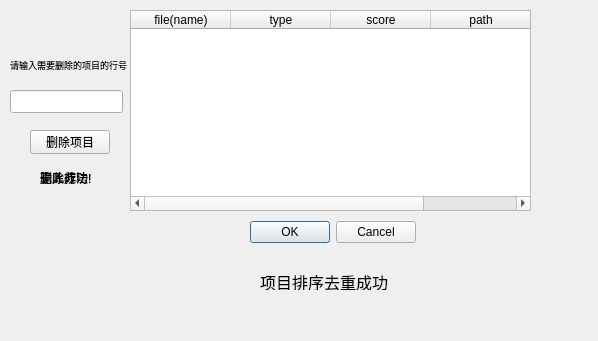
<?xml version="1.0" encoding="UTF-8"?>
<ui version="4.0">
 <class>ProjectScoreManage</class>
 <widget class="QWidget" name="ProjectScoreManage">
  <property name="geometry">
   <rect>
    <x>0</x>
    <y>0</y>
    <width>598</width>
    <height>341</height>
   </rect>
  </property>
  <property name="windowTitle">
   <string>Form</string>
  </property>
  <widget class="QLabel" name="label_2">
   <property name="geometry">
    <rect>
     <x>220</x>
     <y>10</y>
     <width>101</width>
     <height>41</height>
    </rect>
   </property>
   <property name="text">
    <string>&lt;html&gt;&lt;head/&gt;&lt;body&gt;&lt;p&gt;&lt;span style=&quot; font-size:18pt;&quot;&gt;成绩管理&lt;/span&gt;&lt;/p&gt;&lt;/body&gt;&lt;/html&gt;</string>
   </property>
  </widget>
  <widget class="QLabel" name="label">
   <property name="geometry">
    <rect>
     <x>160</x>
     <y>60</y>
     <width>91</width>
     <height>20</height>
    </rect>
   </property>
   <property name="text">
    <string>1.设置项目成绩</string>
   </property>
  </widget>
  <widget class="QPushButton" name="ProjectPath">
   <property name="geometry">
    <rect>
     <x>290</x>
     <y>60</y>
     <width>161</width>
     <height>24</height>
    </rect>
   </property>
   <property name="text">
    <string>点击挑选项目所在的路径</string>
   </property>
  </widget>
  <widget class="QLabel" name="label_3">
   <property name="geometry">
    <rect>
     <x>160</x>
     <y>90</y>
     <width>121</width>
     <height>20</height>
    </rect>
   </property>
   <property name="text">
    <string>2.查看现有项目及成绩</string>
   </property>
  </widget>
  <widget class="QLabel" name="label_4">
   <property name="geometry">
    <rect>
     <x>160</x>
     <y>110</y>
     <width>151</width>
     <height>16</height>
    </rect>
   </property>
   <property name="text">
    <string>修改项目(删除,修改成绩)</string>
   </property>
  </widget>
  <widget class="QPushButton" name="ViewProjects">
   <property name="geometry">
    <rect>
     <x>300</x>
     <y>90</y>
     <width>80</width>
     <height>31</height>
    </rect>
   </property>
   <property name="text">
    <string>查看项目</string>
   </property>
  </widget>
  <widget class="QLabel" name="label_6">
   <property name="geometry">
    <rect>
     <x>160</x>
     <y>140</y>
     <width>131</width>
     <height>20</height>
    </rect>
   </property>
   <property name="text">
    <string>3.项目排序及去重</string>
   </property>
  </widget>
  <widget class="QPushButton" name="pushButton">
   <property name="geometry">
    <rect>
     <x>290</x>
     <y>140</y>
     <width>131</width>
     <height>24</height>
    </rect>
   </property>
   <property name="text">
    <string>项目排序及去重</string>
   </property>
  </widget>
  <widget class="QDialogButtonBox" name="SetProjectYorN">
   <property name="geometry">
    <rect>
     <x>250</x>
     <y>220</y>
     <width>166</width>
     <height>24</height>
    </rect>
   </property>
   <property name="standardButtons">
    <set>QDialogButtonBox::Cancel|QDialogButtonBox::Ok</set>
   </property>
  </widget>
  <widget class="QTableWidget" name="Widget1">
   <property name="geometry">
    <rect>
     <x>130</x>
     <y>10</y>
     <width>401</width>
     <height>201</height>
    </rect>
   </property>
   <column>
    <property name="text">
     <string>file(name)</string>
    </property>
    <property name="foreground">
     <brush brushstyle="NoBrush">
      <color alpha="255">
       <red>255</red>
       <green>170</green>
       <blue>0</blue>
      </color>
     </brush>
    </property>
   </column>
   <column>
    <property name="text">
     <string>type</string>
    </property>
    <property name="foreground">
     <brush brushstyle="NoBrush">
      <color alpha="255">
       <red>255</red>
       <green>0</green>
       <blue>0</blue>
      </color>
     </brush>
    </property>
   </column>
   <column>
    <property name="text">
     <string>score</string>
    </property>
    <property name="foreground">
     <brush brushstyle="NoBrush">
      <color alpha="255">
       <red>255</red>
       <green>0</green>
       <blue>0</blue>
      </color>
     </brush>
    </property>
   </column>
   <column>
    <property name="text">
     <string>path</string>
    </property>
    <property name="foreground">
     <brush brushstyle="NoBrush">
      <color alpha="255">
       <red>255</red>
       <green>0</green>
       <blue>0</blue>
      </color>
     </brush>
    </property>
   </column>
  </widget>
  <widget class="QLabel" name="label_7">
   <property name="geometry">
    <rect>
     <x>10</x>
     <y>40</y>
     <width>261</width>
     <height>51</height>
    </rect>
   </property>
   <property name="text">
    <string>&lt;html&gt;&lt;head/&gt;&lt;body&gt;&lt;p&gt;&lt;span style=&quot; font-size:7pt;&quot;&gt;请输入需要删除的项目的行号&lt;/span&gt;&lt;/p&gt;&lt;/body&gt;&lt;/html&gt;</string>
   </property>
  </widget>
  <widget class="QLineEdit" name="deleteproject">
   <property name="geometry">
    <rect>
     <x>10</x>
     <y>90</y>
     <width>113</width>
     <height>23</height>
    </rect>
   </property>
  </widget>
  <widget class="QPushButton" name="pushButton_2">
   <property name="geometry">
    <rect>
     <x>30</x>
     <y>130</y>
     <width>80</width>
     <height>24</height>
    </rect>
   </property>
   <property name="text">
    <string>删除项目</string>
   </property>
  </widget>
  <widget class="QLabel" name="deletefalse_1">
   <property name="geometry">
    <rect>
     <x>40</x>
     <y>170</y>
     <width>54</width>
     <height>16</height>
    </rect>
   </property>
   <property name="text">
    <string>输入非法!</string>
   </property>
  </widget>
  <widget class="QLabel" name="deleteproject_true">
   <property name="geometry">
    <rect>
     <x>40</x>
     <y>170</y>
     <width>54</width>
     <height>16</height>
    </rect>
   </property>
   <property name="text">
    <string>删除成功!</string>
   </property>
  </widget>
  <widget class="QLabel" name="deletefalse_2">
   <property name="geometry">
    <rect>
     <x>40</x>
     <y>170</y>
     <width>54</width>
     <height>16</height>
    </rect>
   </property>
   <property name="text">
    <string>无此行!</string>
   </property>
  </widget>
  <widget class="QLabel" name="projectpaixu">
   <property name="geometry">
    <rect>
     <x>260</x>
     <y>270</y>
     <width>131</width>
     <height>20</height>
    </rect>
   </property>
   <property name="text">
    <string>&lt;html&gt;&lt;head/&gt;&lt;body&gt;&lt;p&gt;&lt;span style=&quot; font-size:12pt;&quot;&gt;项目排序去重成功&lt;/span&gt;&lt;/p&gt;&lt;/body&gt;&lt;/html&gt;</string>
   </property>
  </widget>
 </widget>
 <resources/>
 <connections>
  <connection>
   <sender>ProjectPath</sender>
   <signal>clicked()</signal>
   <receiver>ProjectScoreManage</receiver>
   <slot>slot1()</slot>
   <hints>
    <hint type="sourcelabel">
     <x>414</x>
     <y>81</y>
    </hint>
    <hint type="destinationlabel">
     <x>419</x>
     <y>96</y>
    </hint>
   </hints>
  </connection>
  <connection>
   <sender>pushButton_2</sender>
   <signal>clicked()</signal>
   <receiver>ProjectScoreManage</receiver>
   <slot>deleteproject()</slot>
   <hints>
    <hint type="sourcelabel">
     <x>68</x>
     <y>147</y>
    </hint>
    <hint type="destinationlabel">
     <x>72</x>
     <y>173</y>
    </hint>
   </hints>
  </connection>
  <connection>
   <sender>SetProjectYorN</sender>
   <signal>accepted()</signal>
   <receiver>ProjectScoreManage</receiver>
   <slot>ProjectsPathAccept()</slot>
   <hints>
    <hint type="sourcelabel">
     <x>294</x>
     <y>241</y>
    </hint>
    <hint type="destinationlabel">
     <x>295</x>
     <y>287</y>
    </hint>
   </hints>
  </connection>
  <connection>
   <sender>SetProjectYorN</sender>
   <signal>rejected()</signal>
   <receiver>ProjectScoreManage</receiver>
   <slot>ProjectsPathReject()</slot>
   <hints>
    <hint type="sourcelabel">
     <x>378</x>
     <y>229</y>
    </hint>
    <hint type="destinationlabel">
     <x>372</x>
     <y>345</y>
    </hint>
   </hints>
  </connection>
  <connection>
   <sender>ViewProjects</sender>
   <signal>clicked()</signal>
   <receiver>ProjectScoreManage</receiver>
   <slot>viewprojects()</slot>
   <hints>
    <hint type="sourcelabel">
     <x>351</x>
     <y>110</y>
    </hint>
    <hint type="destinationlabel">
     <x>465</x>
     <y>118</y>
    </hint>
   </hints>
  </connection>
  <connection>
   <sender>pushButton</sender>
   <signal>clicked()</signal>
   <receiver>ProjectScoreManage</receiver>
   <slot>selectproject()</slot>
   <hints>
    <hint type="sourcelabel">
     <x>404</x>
     <y>151</y>
    </hint>
    <hint type="destinationlabel">
     <x>516</x>
     <y>158</y>
    </hint>
   </hints>
  </connection>
 </connections>
 <slots>
  <slot>slot1()</slot>
  <slot>viewprojects()</slot>
  <slot>selectproject()</slot>
  <slot>PushButtonClicked()</slot>
  <slot>PushButtonClicked2()</slot>
  <slot>slot2()</slot>
  <slot>ProjectsPathReject()</slot>
  <slot>ProjectsPathAccept()</slot>
  <slot>deleteproject()</slot>
  <slot>slot4()</slot>
 </slots>
</ui>
